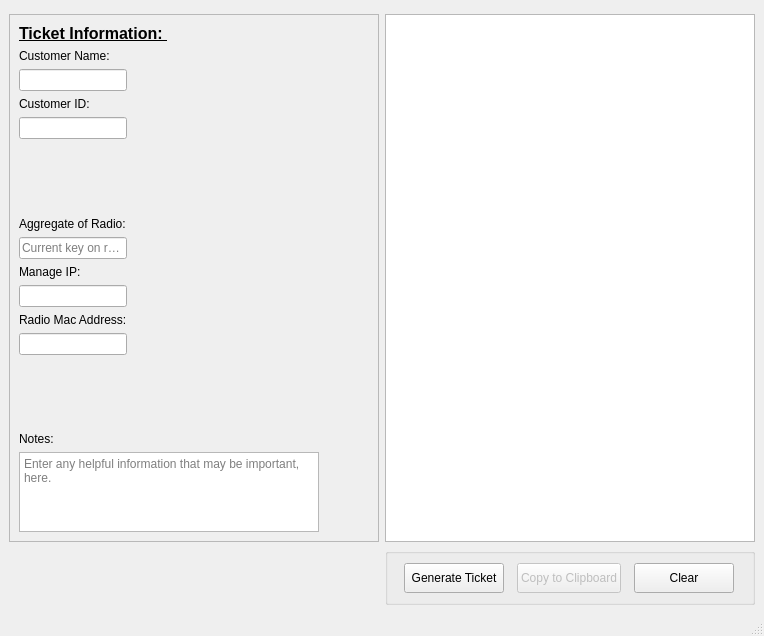
<?xml version="1.0" encoding="UTF-8"?>
<ui version="4.0">
 <class>Network_Key</class>
 <widget class="QMainWindow" name="Network_Key">
  <property name="enabled">
   <bool>true</bool>
  </property>
  <property name="geometry">
   <rect>
    <x>0</x>
    <y>0</y>
    <width>764</width>
    <height>636</height>
   </rect>
  </property>
  <property name="windowTitle">
   <string>Network Escalation Ticket - Key Upgrade</string>
  </property>
  <widget class="QWidget" name="centralwidget">
   <layout class="QGridLayout" name="gridLayout">
    <item row="2" column="2">
     <widget class="QGroupBox" name="Ticket_Buttons">
      <property name="minimumSize">
       <size>
        <width>370</width>
        <height>50</height>
       </size>
      </property>
      <property name="title">
       <string/>
      </property>
      <layout class="QGridLayout" name="gridLayout_2">
       <item row="0" column="2">
        <widget class="QPushButton" name="Copy">
         <property name="enabled">
          <bool>false</bool>
         </property>
         <property name="sizePolicy">
          <sizepolicy hsizetype="Fixed" vsizetype="Fixed">
           <horstretch>0</horstretch>
           <verstretch>0</verstretch>
          </sizepolicy>
         </property>
         <property name="minimumSize">
          <size>
           <width>100</width>
           <height>30</height>
          </size>
         </property>
         <property name="layoutDirection">
          <enum>Qt::LeftToRight</enum>
         </property>
         <property name="autoFillBackground">
          <bool>false</bool>
         </property>
         <property name="text">
          <string>Copy to Clipboard</string>
         </property>
        </widget>
       </item>
       <item row="0" column="3">
        <widget class="QPushButton" name="Clear">
         <property name="sizePolicy">
          <sizepolicy hsizetype="Fixed" vsizetype="Fixed">
           <horstretch>0</horstretch>
           <verstretch>0</verstretch>
          </sizepolicy>
         </property>
         <property name="minimumSize">
          <size>
           <width>100</width>
           <height>30</height>
          </size>
         </property>
         <property name="text">
          <string>Clear</string>
         </property>
        </widget>
       </item>
       <item row="0" column="1">
        <widget class="QPushButton" name="pushButton">
         <property name="sizePolicy">
          <sizepolicy hsizetype="Fixed" vsizetype="Fixed">
           <horstretch>0</horstretch>
           <verstretch>0</verstretch>
          </sizepolicy>
         </property>
         <property name="minimumSize">
          <size>
           <width>100</width>
           <height>30</height>
          </size>
         </property>
         <property name="text">
          <string>Generate Ticket</string>
         </property>
        </widget>
       </item>
      </layout>
     </widget>
    </item>
    <item row="0" column="0">
     <spacer name="verticalSpacer">
      <property name="orientation">
       <enum>Qt::Vertical</enum>
      </property>
      <property name="sizeType">
       <enum>QSizePolicy::Fixed</enum>
      </property>
      <property name="sizeHint" stdset="0">
       <size>
        <width>20</width>
        <height>5</height>
       </size>
      </property>
     </spacer>
    </item>
    <item row="1" column="0">
     <widget class="QScrollArea" name="scrollArea">
      <property name="sizePolicy">
       <sizepolicy hsizetype="Fixed" vsizetype="Expanding">
        <horstretch>0</horstretch>
        <verstretch>0</verstretch>
       </sizepolicy>
      </property>
      <property name="minimumSize">
       <size>
        <width>370</width>
        <height>510</height>
       </size>
      </property>
      <property name="sizeAdjustPolicy">
       <enum>QAbstractScrollArea::AdjustToContents</enum>
      </property>
      <property name="widgetResizable">
       <bool>true</bool>
      </property>
      <widget class="QWidget" name="scrollAreaWidgetContents">
       <property name="geometry">
        <rect>
         <x>0</x>
         <y>0</y>
         <width>368</width>
         <height>508</height>
        </rect>
       </property>
       <layout class="QFormLayout" name="formLayout_2">
        <item row="0" column="0">
         <widget class="QLabel" name="ticketInfo">
          <property name="text">
           <string>&lt;html&gt;&lt;head/&gt;&lt;body&gt;&lt;p&gt;&lt;span style=&quot; font-size:12pt; font-weight:600; text-decoration: underline;&quot;&gt;Ticket Information:           &lt;/span&gt;&lt;/p&gt;&lt;/body&gt;&lt;/html&gt;</string>
          </property>
         </widget>
        </item>
        <item row="9" column="0">
         <widget class="QLabel" name="label_cstname">
          <property name="text">
           <string>Customer Name:</string>
          </property>
         </widget>
        </item>
        <item row="10" column="0">
         <widget class="QLineEdit" name="cstName"/>
        </item>
        <item row="11" column="0">
         <widget class="QLabel" name="label_cstid">
          <property name="text">
           <string>Customer ID:</string>
          </property>
         </widget>
        </item>
        <item row="12" column="0">
         <widget class="QLineEdit" name="cstID"/>
        </item>
        <item row="13" column="0">
         <spacer name="verticalSpacer_6">
          <property name="orientation">
           <enum>Qt::Vertical</enum>
          </property>
          <property name="sizeHint" stdset="0">
           <size>
            <width>20</width>
            <height>20</height>
           </size>
          </property>
         </spacer>
        </item>
        <item row="14" column="0">
         <widget class="QLabel" name="label_purpose">
          <property name="text">
           <string>Aggregate of Radio:</string>
          </property>
         </widget>
        </item>
        <item row="15" column="0">
         <widget class="QLineEdit" name="tktAggregate">
          <property name="placeholderText">
           <string>Current key on radio.</string>
          </property>
         </widget>
        </item>
        <item row="16" column="0">
         <widget class="QLabel" name="label_managed">
          <property name="text">
           <string>Manage IP:</string>
          </property>
         </widget>
        </item>
        <item row="17" column="0">
         <widget class="QLineEdit" name="tktRadioIP"/>
        </item>
        <item row="24" column="0">
         <widget class="QLabel" name="label_routermac">
          <property name="text">
           <string>Radio Mac Address:</string>
          </property>
         </widget>
        </item>
        <item row="25" column="0">
         <widget class="QLineEdit" name="tktRouterMAC">
          <property name="placeholderText">
           <string/>
          </property>
         </widget>
        </item>
        <item row="26" column="0">
         <spacer name="verticalSpacer_3">
          <property name="orientation">
           <enum>Qt::Vertical</enum>
          </property>
          <property name="sizeHint" stdset="0">
           <size>
            <width>20</width>
            <height>20</height>
           </size>
          </property>
         </spacer>
        </item>
        <item row="33" column="0">
         <widget class="QLabel" name="label_notes">
          <property name="text">
           <string>Notes:</string>
          </property>
         </widget>
        </item>
        <item row="34" column="0">
         <widget class="QTextEdit" name="tktNotes">
          <property name="enabled">
           <bool>true</bool>
          </property>
          <property name="minimumSize">
           <size>
            <width>300</width>
            <height>80</height>
           </size>
          </property>
          <property name="maximumSize">
           <size>
            <width>16777215</width>
            <height>80</height>
           </size>
          </property>
          <property name="tabChangesFocus">
           <bool>true</bool>
          </property>
          <property name="placeholderText">
           <string>Enter any helpful information that may be important, here.</string>
          </property>
         </widget>
        </item>
       </layout>
       <zorder>ticketInfo</zorder>
       <zorder>label_notes</zorder>
       <zorder>tktNotes</zorder>
       <zorder>label_cstname</zorder>
       <zorder>cstName</zorder>
       <zorder>verticalSpacer_6</zorder>
       <zorder>tktAggregate</zorder>
       <zorder>label_purpose</zorder>
       <zorder>label_managed</zorder>
       <zorder>tktRadioIP</zorder>
       <zorder>tktRouterMAC</zorder>
       <zorder>label_routermac</zorder>
       <zorder>verticalSpacer_3</zorder>
       <zorder>cstID</zorder>
       <zorder>label_cstid</zorder>
      </widget>
     </widget>
    </item>
    <item row="1" column="2">
     <widget class="QTextEdit" name="ticketTemplate">
      <property name="sizePolicy">
       <sizepolicy hsizetype="Fixed" vsizetype="Expanding">
        <horstretch>0</horstretch>
        <verstretch>0</verstretch>
       </sizepolicy>
      </property>
      <property name="minimumSize">
       <size>
        <width>370</width>
        <height>0</height>
       </size>
      </property>
     </widget>
    </item>
   </layout>
  </widget>
  <widget class="QMenuBar" name="menubar">
   <property name="geometry">
    <rect>
     <x>0</x>
     <y>0</y>
     <width>764</width>
     <height>21</height>
    </rect>
   </property>
  </widget>
  <widget class="QStatusBar" name="statusbar"/>
 </widget>
 <tabstops>
  <tabstop>scrollArea</tabstop>
  <tabstop>cstName</tabstop>
  <tabstop>cstID</tabstop>
  <tabstop>tktAggregate</tabstop>
  <tabstop>tktRadioIP</tabstop>
  <tabstop>tktRouterMAC</tabstop>
  <tabstop>tktNotes</tabstop>
  <tabstop>ticketTemplate</tabstop>
  <tabstop>pushButton</tabstop>
  <tabstop>Copy</tabstop>
  <tabstop>Clear</tabstop>
 </tabstops>
 <resources/>
 <connections/>
</ui>
